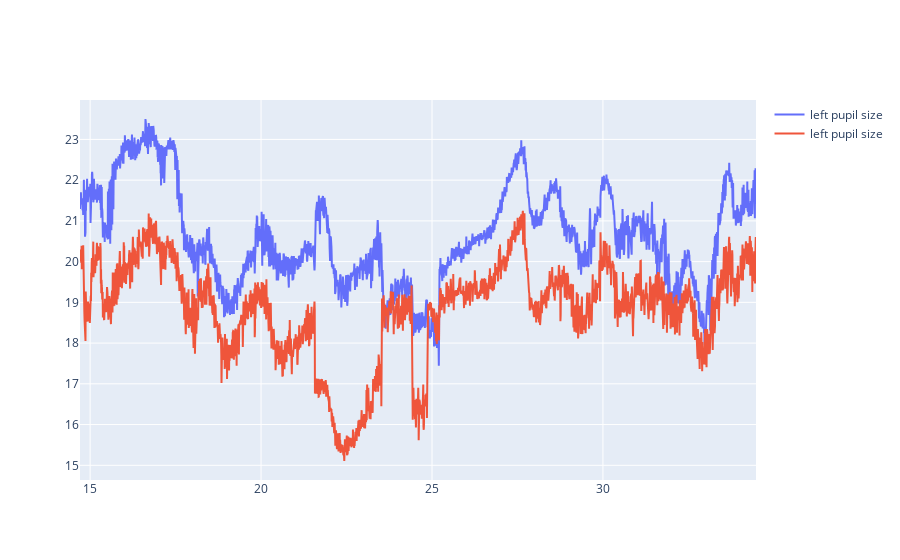

Notebook code cell kept with this figure:
### Code cell
import plotly.graph_objects as go

df_1 = data_list[0]
rpd = df_1['RPD']
lpd = df_1['LPD']
rpcx = df_1['RPCX']
time = df_1['TIME']

fig = go.Figure()

# Add traces
fig.add_trace(go.Scatter(x=time, y=lpd,
                    mode='lines',
                    name='left pupil size'))

fig.add_trace(go.Scatter(x=time, y=rpd,
                    mode='lines',
                    name='left pupil size'))

fig.show()

### Figure 1 — Plotly figure (JSON) as saved in the notebook; plotly's stock layout.template omitted (floating-point values rounded to 4 significant figures; data arrays with more than 128 entries replaced by an {"elided": "..."} marker saying what was removed)
{"data": [{"mode": "lines", "name": "left pupil size", "type": "scatter", "x": {"elided": "2953 float values"}, "y": {"elided": "2953 float values"}}, {"mode": "lines", "name": "left pupil size", "type": "scatter", "x": {"elided": "2953 float values"}, "y": {"elided": "2953 float values"}}], "layout": {}}
